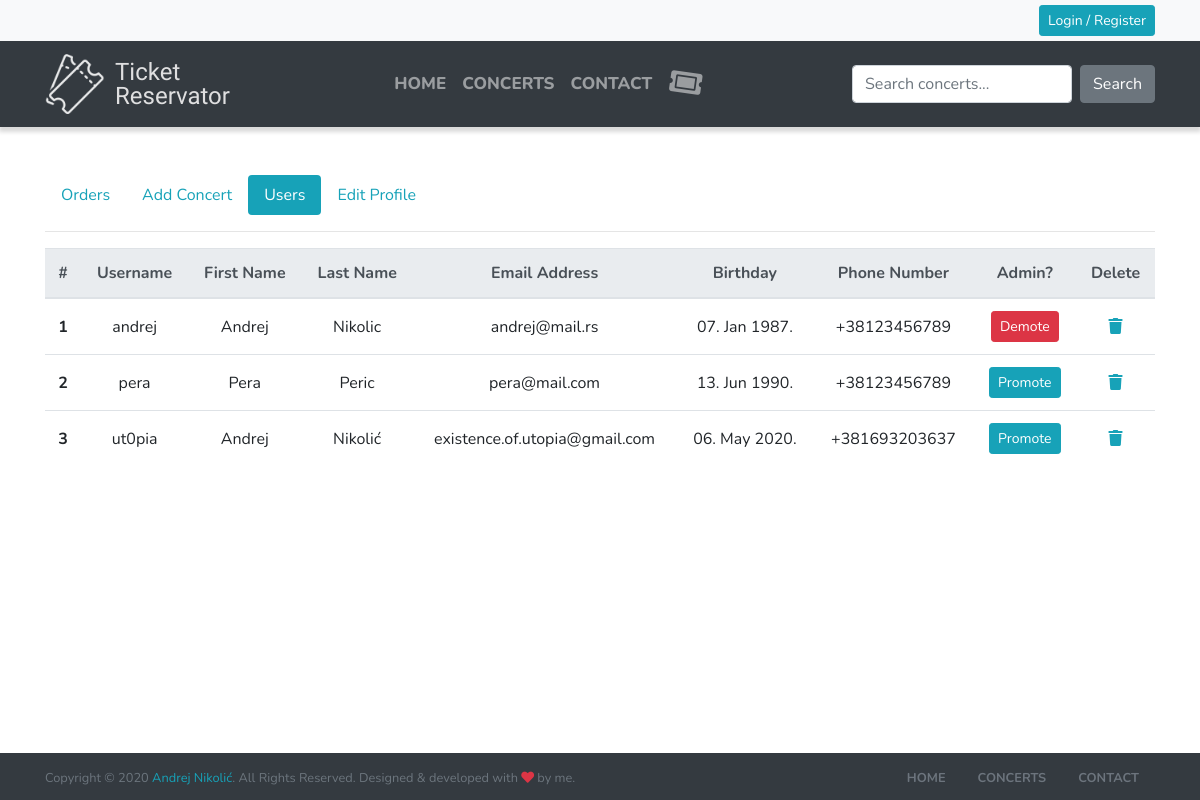
The page /admin_users.php on the database its author committed.
### tables this page shows
CREATE TABLE `user` (
  `id_user` int(11) NOT NULL,
  `username` varchar(50) NOT NULL,
  `first_name` varchar(50) NOT NULL,
  `last_name` varchar(50) NOT NULL,
  `email` varchar(50) NOT NULL,
  `birthday` date NOT NULL,
  `phone` varchar(30) NOT NULL,
  `password` varchar(200) NOT NULL,
  `admin` bit(1) NOT NULL
);

### admin_users.php (the view, shortened to what this page needs)
<?php
require_once("connect.php");
?>
<!DOCTYPE html>
<html lang="en">
<head>
    <?php include "assets/resources.php" ?>
</head>
<body>
<?php include "assets/header.php" ?>
<main>
    <div class="container my-5">
        <?php include "admin_navigation.php" ?>
        <div class="table_overflow">
        <table class="table table-hover mt-2 text-center">
            <thead class="thead-light">
                <tr>
                    <th scope="col">#</th>
                    <th scope="col">Username</th>
                    <th scope="col">First Name</th>
                    <th scope="col">Last Name</th>
                    <th scope="col">Email Address</th>
                    <th scope="col">Birthday</th>
                    <th scope="col">Phone Number</th>
                    <th scope="col">Admin?</th>
                    <th scope="col">Delete</th>
                </tr>
            </thead>
            <tbody>
                <?php
                $sql = "SELECT id_user, username, first_name, last_name, email, birthday, phone, admin FROM user";
                $result = mysqli_query($con, $sql);
                $count = 1;
                $admin = "";
                while($row = mysqli_fetch_assoc($result)) {
                    if ($row["admin"] == 1) {
                        $admin = '<a class="btn btn-danger btn-sm" href="assets/admin_funcs.php?id='.$row["id_user"].'&do=demote">Demote</a>';
                    } else {
                            $admin = '<a class="btn btn-info btn-sm" href="assets/admin_funcs.php?id='.$row["id_user"].'&do=promote">Promote</a>';
                    }
                    echo '<tr>
                        <th scope="row">'.$count.'</th>
                        <td>'.$row["username"].'</td>
                        <td>'.$row["first_name"].'</td>
                        <td>'.$row["last_name"].'</td>
                        <td>'.$row["email"].'</td>
                        <td>'.date("d. M Y.", strtotime($row["birthday"])).'</td>
                        <td>'.$row["phone"].'</td>
                        <td>'.$admin.'</td>
                        <td><a href="assets/admin_funcs.php?id='.$row["id_user"].'&do=del-user"><i class="fas fa-trash"></i></a></td>
                        </tr>';
                        $count++;
                    }
                    ?>
            </tbody>
        </table>
        </div>
    </div>
</main>
<?php include "assets/footer.php" ?>
</body>
</html>

### css/style.css (style rules this page uses)
body { font-family: 'Nunito', sans-serif; }
main { min-height: calc(100vh - 222px); }
.table th, .table td { vertical-align: middle; }
a { color: #17a2b8; }
.fa, .fas { font-weight: 600; }

### rows shown on the page
user: username "andrej", first_name "Andrej", last_name "Nikolic", email "andrej@mail.rs", birthday "07. Jan 1987.", phone "+38123456789"
user: username "pera", first_name "Pera", last_name "Peric", email "pera@mail.com", birthday "13. Jun 1990.", phone "+38123456789"
user: username "ut0pia", first_name "Andrej", last_name "Nikolić", email "existence.of.utopia@gmail.com", birthday "06. May 2020.", phone "+381693203637"
